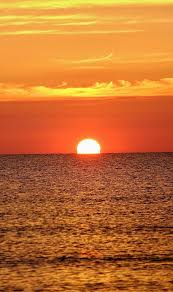
#> input picture opencv uygulamaları/adim_4/source.jpg, 173 x 292 px
$ python renk_degistirme.py -s source.jpg -t target.jpg -o result.jpg
#> lines starting #> are read from the running program, lines starting #| are printed output that depends on the picture
#> further down, source is the input picture: shape (292, 173, 3); mean B, G, R 49.5, 111.4, 195.2
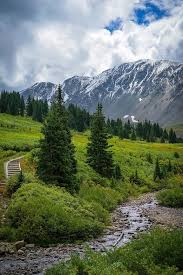
#> input picture opencv uygulamaları/adim_4/target.jpg, 183 x 275 px
#> further down, target is the input picture: shape (275, 183, 3); mean B, G, R 101.7, 117.6, 106.1
import numpy as np
import argparse
import cv2

def image_stats(image):
    # her kanal için ortalama ve standart sapma hesaplaması yapılır
    (l, a, b) = cv2.split(image)

    (lMean, lStd) = (l.mean(), l.std())
    (aMean, aStd) = (a.mean(), a.std())
    (bMean, bStd) = (b.mean(), b.std())

    return (lMean, lStd, aMean, aStd, bMean, bStd)


def color_transfer(source, target):
    # BGR → LAB dönüşümü (float32 zorunlu)
    source = cv2.cvtColor(source, cv2.COLOR_BGR2LAB).astype("float32")
    target = cv2.cvtColor(target, cv2.COLOR_BGR2LAB).astype("float32")
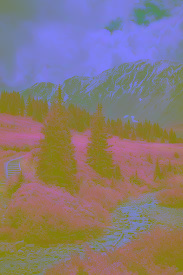
#> target: shape (275, 183, 3) float32; mean of channels 0, 1, 2 120.4, 121.4, 135.7; drawn as B, G, R

    # renk istatistiklerini hesaplanır
    (lMeanSrc, lStdSrc, aMeanSrc, aStdSrc, bMeanSrc, bStdSrc) = image_stats(source)
#> in image_stats, `(l, a, b) = cv2.split(image)`:
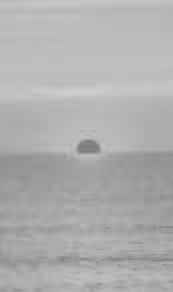
#> b: shape (292, 173) float32; min 125, max 207, mean 175
#> in image_stats, `(lMean, lStd) = (l.mean(), l.std())`: lMean = 141.3; lStd = 44.7
#> in image_stats, `(aMean, aStd) = (a.mean(), a.std())`: aMean = 156.2; aStd = 13.87
#> in image_stats, `(bMean, bStd) = (b.mean(), b.std())`: bMean = 175; bStd = 13.9
#> lMeanSrc = 141.3; lStdSrc = 44.7; aMeanSrc = 156.2; aStdSrc = 13.87; bMeanSrc = 175; bStdSrc = 13.9
    (lMeanTar, lStdTar, aMeanTar, aStdTar, bMeanTar, bStdTar) = image_stats(target)
#> in image_stats (call 2), `(l, a, b) = cv2.split(image)`:
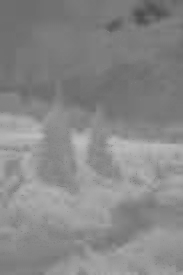
#> b: shape (275, 183) float32; min 76, max 191, mean 135.7
#> in image_stats (call 2), `(lMean, lStd) = (l.mean(), l.std())`: lMean = 120.4; lStd = 63.16
#> in image_stats (call 2), `(aMean, aStd) = (a.mean(), a.std())`: aMean = 121.4; aStd = 7.22
#> in image_stats (call 2), `(bMean, bStd) = (b.mean(), b.std())`: bMean = 135.7; bStd = 19.1
#> lMeanTar = 120.4; lStdTar = 63.16; aMeanTar = 121.4; aStdTar = 7.22; bMeanTar = 135.7; bStdTar = 19.1

    # hedef görüntünün kanallarını ayır
    (l, a, b) = cv2.split(target)

    # ortalamaları çıkar
    l -= lMeanTar
    a -= aMeanTar
    b -= bMeanTar

    # standart sapmaya göre ölçekle
    l = (lStdSrc / lStdTar) * l
    a = (aStdSrc / aStdTar) * a
    b = (bStdSrc / bStdTar) * b

    # kaynak ortalamalarını ekle
    l += lMeanSrc
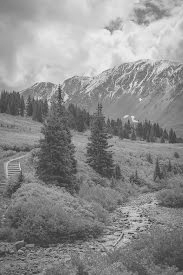
#> l: shape (275, 183) float32; min 56.07, max 236.5, mean 141.3
    a += aMeanSrc
    b += bMeanSrc
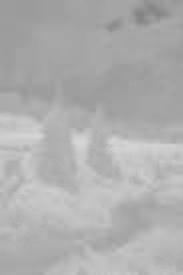
#> b: shape (275, 183) float32; min 131.6, max 215.3, mean 175

    # [0,255] aralığına kırp
    l = np.clip(l, 0, 255)
    a = np.clip(a, 0, 255)
    b = np.clip(b, 0, 255)

    # kanalları birleştir ve BGR'ye geri dön
    transfer = cv2.merge([l, a, b])
    transfer = cv2.cvtColor(transfer.astype("uint8"), cv2.COLOR_LAB2BGR)
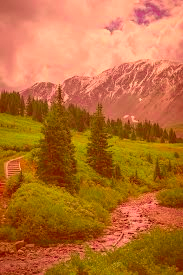
#> transfer: shape (275, 183, 3); mean B, G, R 52.7, 112, 186.7

    return transfer

ap = argparse.ArgumentParser()
ap.add_argument("-s", "--source", required=True, help="kaynak görüntü yolu")
ap.add_argument("-t", "--target", required=True, help="hedef görüntü yolu")
ap.add_argument("-o", "--output", required=True, help="çıktı görüntü yolu")
args = vars(ap.parse_args())

source = cv2.imread(args["source"])
target = cv2.imread(args["target"])

if source is None or target is None:
    raise IOError("Görüntüler okunamadı. Dosya yollarını kontrol et.")

# renk aktarımı yap
result = color_transfer(source, target)

# sonucu kaydet ve göster
cv2.imwrite(args["output"], result)

cv2.imshow("Source", source)
cv2.imshow("Target", target)
cv2.imshow("Color Transfer Result", result)
cv2.waitKey(0)
cv2.destroyAllWindows()

# python renk_degistirme.py -s source.jpg -t target.jpg -o result.jpg
